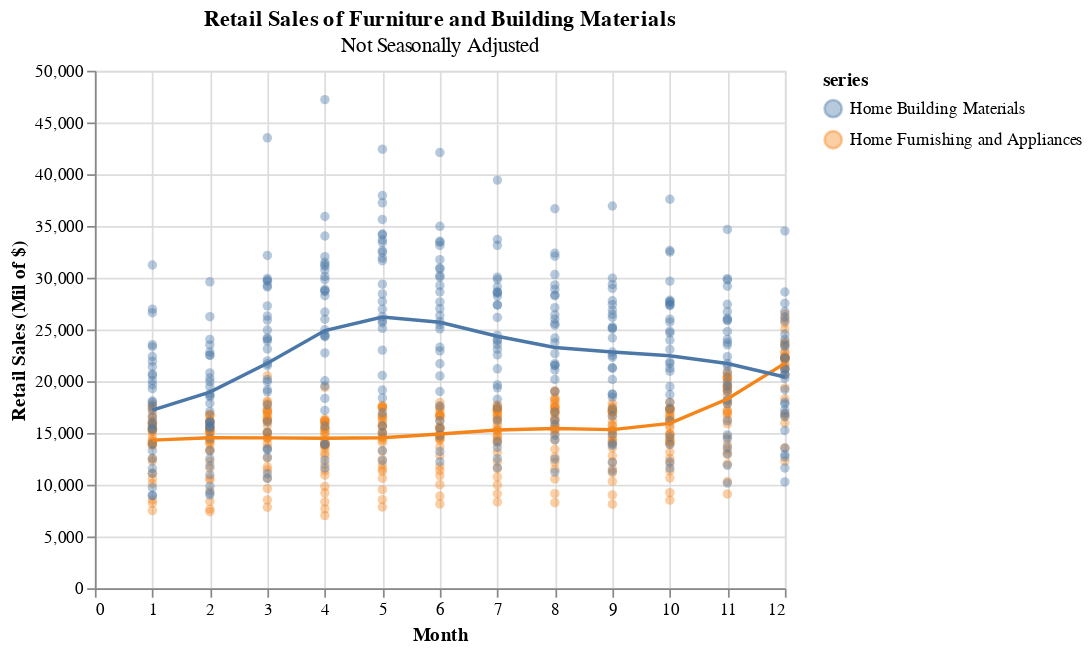

Here is the notebook cell this chart was saved with:
### Markdown cell above
It is often said that peak building season is during the warmer summer months. Can we see this in the data?

### Code cell
# getting unadjusted data
home_furnishing_building_materials_nsa = all_housing_data[(all_housing_data['series_id'] == 'MRTSSM4423XUSN')|(all_housing_data['series_id'] == 'MRTSSM444USN')].copy()

# getting month
home_furnishing_building_materials_nsa['month'] = home_furnishing_building_materials_nsa['date'].dt.month

# descriptive titles
id_title_map = {
    'MRTSSM4423XUSN': 'Home Furnishing and Appliances',
    'MRTSSM444USN': 'Home Building Materials'
}
home_furnishing_building_materials_nsa['series'] = home_furnishing_building_materials_nsa['series_id'].map(id_title_map)

# building the plot
home_furnishing_building_nsa_scatter = alt.Chart(home_furnishing_building_materials_nsa).mark_circle(
    opacity = 0.4).encode(
    x = alt.X('month', title = 'Month'),
    y = alt.Y('value', title = 'Retail Sales (Mil of $)'),
    color = 'series'
).properties(
    title = {
        "text": "Retail Sales of Furniture and Building Materials",
        "subtitle": "Not Seasonally Adjusted"
    })

home_furnishing_building_nsa_scatter.configure_title(anchor = 'start')
    
alt.layer(home_furnishing_building_nsa_scatter, home_furnishing_building_nsa_scatter.transform_loess('month', 'value', groupby = ['series']).mark_line())

### Figure 1 — Vega-Lite specification as saved in the notebook (floating-point values rounded to 4 significant figures; data arrays with more than 128 entries replaced by an {"elided": "..."} marker saying what was removed)
{"config": {"view": {"continuousWidth": 400, "continuousHeight": 300}}, "layer": [{"mark": {"type": "circle", "opacity": 0.4}, "encoding": {"color": {"type": "nominal", "field": "series"}, "x": {"type": "quantitative", "field": "month", "title": "Month"}, "y": {"type": "quantitative", "field": "value", "title": "Retail Sales (Mil of $)"}}, "title": {"text": "Retail Sales of Furniture and Building Materials", "subtitle": "Not Seasonally Adjusted"}}, {"mark": "line", "encoding": {"color": {"type": "nominal", "field": "series"}, "x": {"type": "quantitative", "field": "month", "title": "Month"}, "y": {"type": "quantitative", "field": "value", "title": "Retail Sales (Mil of $)"}}, "title": {"text": "Retail Sales of Furniture and Building Materials", "subtitle": "Not Seasonally Adjusted"}, "transform": [{"loess": "value", "on": "month", "groupby": ["series"]}]}], "data": {"name": "data-66a564f7262b75f0ea922c3d32faff44"}, "$schema": "https://vega.github.io/schema/vega-lite/v4.8.1.json", "datasets": {"data-66a564f7262b75f0ea922c3d32faff44": {"elided": "704 records"}}}
